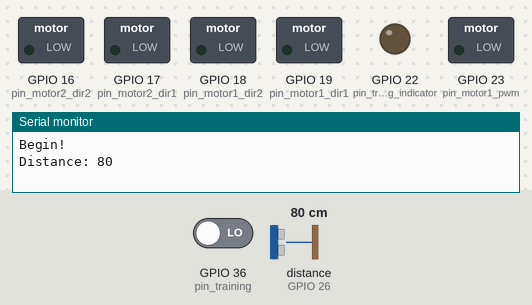
This sketch was run on a simulated ESP32. Shown: switched loads named in the sketch (green lamp = pin HIGH), output pins drawn as LEDs (lit = HIGH), the last lines printed to the serial monitor. Wiring (inferred from the names in the program): ultrasonic range finder: trigger GPIO 25; echo GPIO 26. Dashed ring = blinking. The test bench sets the inputs (shaded band); at power-on: GPIO 36 (pin_training) LOW, distance to the obstacle (sensor on GPIO 26) 80 cm. The echo pulse lasts 58.3 µs per cm; random numbers use the default seed unless the sketch sets one; pins used as bus, display or sensor lines are not drawn.

Above: at 1.2 s.
1.3 s: GPIO 36 (pin_training) driven HIGH
At 1.65 s:
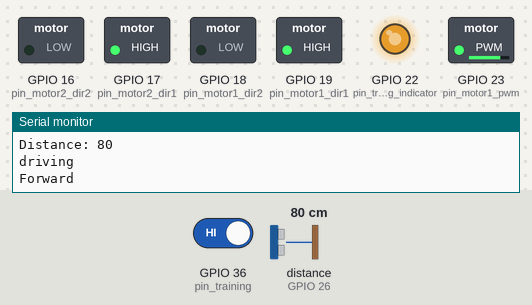
At 3.09 s:
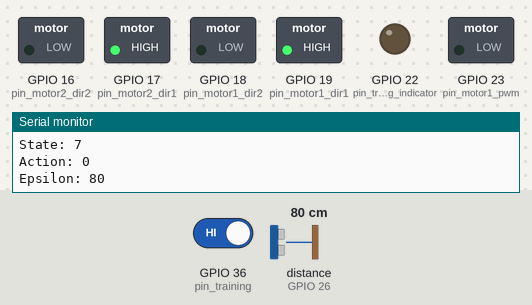
4.3 s: distance to the obstacle (sensor on GPIO 26) set to 22 cm
At 7.03 s:
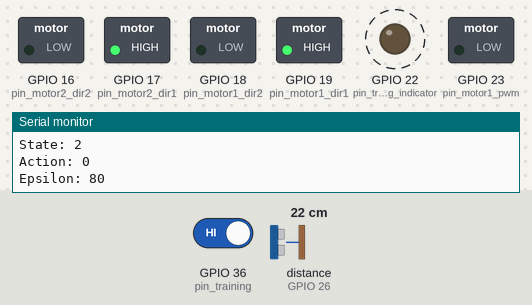
7.3 s: distance to the obstacle (sensor on GPIO 26) set to 18 cm
8.8 s: distance to the obstacle (sensor on GPIO 26) set to 11 cm
10.3 s: distance to the obstacle (sensor on GPIO 26) set to 8 cm
At 13.16 s:
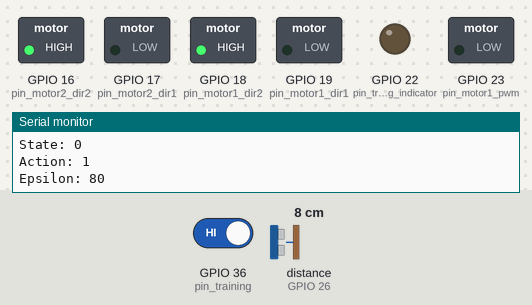
13.3 s: distance to the obstacle (sensor on GPIO 26) set to 35 cm
Timing chart, 0 to 17.3 s (numbered marks = the images above; inputs shaded):
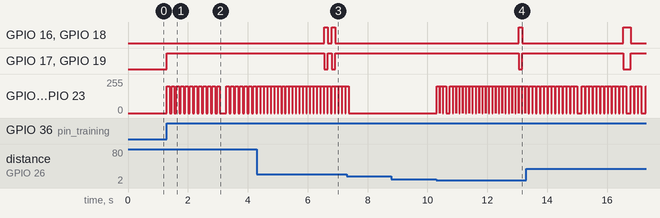

The sketch:

Obstacle-Tracker-Q-Learning.ino
```cpp
#include "q_learning.h"
#include "vars.h"

void setup() {
  Serial.begin(115200);
  initialize();

  /*BEGIN LEDC STUFF--------------------------------------*/
  ledcSetup(led1_channel, freq, resolution);
  ledcAttachPin(pin_motor1_pwm, led1_channel);
  ledcSetup(led2_channel, freq, resolution);
  ledcAttachPin(pin_motor2_pwm, led2_channel);
  /*END LEDC STUFF---------------------------------------*/

  /*BEGIN ULTRASONIC STUFF---------------------------------*/
  attachInterrupt(digitalPinToInterrupt(pin_echo), ISR_ultrasonic, CHANGE);
  /*END ULTRASONIC STUFF-----------------------------------*/

  Serial.println("Begin!");
  state_now = get_state();
}

void loop() {
  /*BEGIN Q LEARNING STUFF------------------------------*/
  counter++;
  int action = 0;
  if(digitalRead(pin_training) == HIGH) {
    //Train
    if(state_now != goal) {
      //Choose
      int random_number = random(0,100);
      if(random_number < agent.epsilon) {
        //Exploitaition
        action = agent.exploit(state_now);
      }
      else {
        //Exploration
        action = agent.explore();
      }

      //Perform
      if(action == 0) {
        drive(drive_speed);
      }
      else if(action == 1) {
        drive(-drive_speed);
      }
      else {
        drive(0);
      }
      delay(100);
      stop_now();

      #ifdef DEBUG
        Serial.print("State: ");
        Serial.println(state_now);
        Serial.print("Action: ");
        Serial.println(action);
        Serial.print("Epsilon: ");
        Serial.println(agent.epsilon);
      #endif

      //Evaluate
      state_next = get_state();
      agent.R[state_next*agent.num_actions + action] = float(-(state_next - state_now))*agent.reward_amplifier;
      agent.update_Q(state_now, action, state_next);
      state_now = state_next;
    }
    else {
      state_now = get_state();
    }
  }
  else {
    //Test
  }
  /*END Q LEARNING STUFF------------------------------*/
}

void initialize() {
  /*BEGIN TRAINING STUFF---------------------------------------*/
  pinMode(pin_training, INPUT_PULLDOWN);
  pinMode(pin_training_indicator, OUTPUT);
  /*END TRAINING STUFF-----------------------------------------*/

  /*BEGIN ULTRASONIC STUFF--------------------------------*/
  pinMode(pin_trigger, OUTPUT);
  pinMode(pin_echo, INPUT);
  /*END ULTRASONIC STUFF----------------------------------*/

  /*BEGIN MOTOR STUFF-------------------------------------*/
  pinMode(pin_motor1_pwm, OUTPUT);
  pinMode(pin_motor2_pwm, OUTPUT);
  pinMode(pin_motor1_dir1, OUTPUT);
  pinMode(pin_motor1_dir2, OUTPUT);
  pinMode(pin_motor2_dir1, OUTPUT);
  pinMode(pin_motor2_dir2, OUTPUT);
  /*END MOTOR STUFF-------------------------------------*/

  /*BEGIN Q LEARNING STUFF------------------------------*/
  int dims[2] = {num_states, num_actions};
  agent.num_states = num_states;
  agent.num_actions = num_actions;
  agent.Q = agent.allocate(agent.Q, 2, dims);
  agent.R = agent.allocate(agent.R, 2, dims);

  for(int i=0; i<dims[0]; i++) {
    for(int j=0; j<dims[1]; j++) {
      agent.Q[i*dims[1] + j] = Q[i][j];
      agent.R[i*dims[1] + j] = R[i][j];
    }
  }
  agent.min_epsilon = min_epsilon;
  agent.max_epsilon = max_epsilon;
  agent.epsilon = max_epsilon;
  agent.learning_rate = learning_rate;
  agent.discount_rate = discount_rate;
  agent.decay_rate = decay_rate;
  agent.reward_amplifier = reward_amplifier;
  /*END Q LEARNING STUFF------------------------------*/
}

/*BEGIN ULTRASONIC STUFF--------------------------------*/
int get_distance() {
  int duration, cm = 0;
  int num_samples = 10;
  for(int i=0; i<num_samples; i++) {
    digitalWrite(pin_trigger, LOW);
    delayMicroseconds(2);
    digitalWrite(pin_trigger, HIGH);
    delayMicroseconds(10);
    digitalWrite(pin_trigger, LOW);
    delayMicroseconds(2);
    duration = pulseIn(pin_echo, HIGH);
    cm += (duration/29)/2;
  }
  cm = cm/num_samples;
  return cm;
}

void pulse_ultrasonic() {
  digitalWrite(pin_trigger, LOW);
  delayMicroseconds(2);
  digitalWrite(pin_trigger, HIGH);
  delayMicroseconds(10);
  digitalWrite(pin_trigger, LOW);
  delayMicroseconds(2);
}

void ISR_ultrasonic() {
  if(digitalRead(pin_echo) == LOW) {
    portENTER_CRITICAL(&mux);
      duration_isr = micros() - start_time;
    portEXIT_CRITICAL(&mux);
  }
  else {
    start_time = micros();
  }
}

int get_state() {
//  pulse_ultrasonic();
//  static int dist_prev;
//  int dist = duration_isr/29/2;
//  if(dist > 500) {
//    dist = dist_prev;
//  }
//  dist_prev = dist;

  int dist = get_distance();

  #ifdef DEBUG
    Serial.print("Distance: ");
    Serial.println(dist);
  #endif

  int state = dist/10;
  if(state < 8) {
    return state;
  }
  else {
    return 7;
  }
}
/*END ULTRASONIC STUFF----------------------------------*/

/*BEGIN MOTOR STUFF-------------------------------------*/
void drive(int velocity) {
  Serial.println("driving");
  if (velocity > drive_thresh_forward) {
    Serial.println("Forward");
    //go forward
    motor1_pwm = abs(velocity);
    motor2_pwm = abs(velocity);

    digitalWrite(pin_motor1_dir1, fw_dir1);
    digitalWrite(pin_motor1_dir2, fw_dir2);
    ledcWrite(led1_channel, motor1_pwm);

    digitalWrite(pin_motor2_dir1, fw_dir1);
    digitalWrite(pin_motor2_dir2, fw_dir2);
    ledcWrite(led2_channel, motor2_pwm);
  }
  else if (velocity < drive_thresh_backward) {
    Serial.println("Backward");
    //go backward
    motor1_pwm = abs(velocity);
    motor2_pwm = abs(velocity);

    digitalWrite(pin_motor1_dir1, bw_dir1);
    digitalWrite(pin_motor1_dir2, bw_dir2);
    ledcWrite(led1_channel, motor1_pwm);

    digitalWrite(pin_motor2_dir1, bw_dir1);
    digitalWrite(pin_motor2_dir2, bw_dir2);
    ledcWrite(led2_channel, motor2_pwm);
  }
  else {
    Serial.println("Stop");
    //stay right there
    motor1_pwm = 0;
    motor2_pwm = 0;
    ledcWrite(led1_channel, motor1_pwm);
    ledcWrite(led2_channel, motor2_pwm);
  }
}

void stop_now(void) {
  motor1_pwm = 0;
  motor2_pwm = 0;
  ledcWrite(led1_channel, motor1_pwm);
  ledcWrite(led2_channel, motor2_pwm);

  return;
}

void turn_left(int velocity, int pot_turn) {
  if (velocity > drive_thresh_forward) {
    //go forward left
    motor1_pwm = abs(velocity);
    motor2_pwm = is_turn_linear*(abs(velocity)*pot_turn/(3*turn_thresh) + 4*abs(velocity)/3);

    digitalWrite(pin_motor1_dir1, fw_dir1);
    digitalWrite(pin_motor1_dir2, fw_dir2);
    ledcWrite(led1_channel, motor1_pwm);

    digitalWrite(pin_motor2_dir1, fw_dir1);
    digitalWrite(pin_motor2_dir2, fw_dir2);
    ledcWrite(led2_channel, motor2_pwm);
  }
  else if (velocity < drive_thresh_backward) {
    //go backward left
    motor1_pwm = abs(velocity);
    motor2_pwm = is_turn_linear*(abs(velocity)*pot_turn/(3*turn_thresh) + 4*abs(velocity)/3);

    digitalWrite(pin_motor1_dir1, bw_dir1);
    digitalWrite(pin_motor1_dir2, bw_dir2);
    ledcWrite(led1_channel, motor1_pwm);

    digitalWrite(pin_motor2_dir1, bw_dir1);
    digitalWrite(pin_motor2_dir2, bw_dir2);
    ledcWrite(led2_channel, motor2_pwm);
  }
  else {
    //stay right there
    motor1_pwm = 0;
    motor2_pwm = 0;
    ledcWrite(led1_channel, motor1_pwm);
    ledcWrite(led2_channel, motor2_pwm);
  }
}

void turn_right(int velocity, int pot_turn) {
  if (velocity > drive_thresh_forward) {
    //go forward right
    motor1_pwm = is_turn_linear*(-abs(velocity)*pot_turn/(3*turn_thresh) + 4*abs(velocity)/3);
    motor2_pwm = abs(velocity);

    digitalWrite(pin_motor1_dir1, fw_dir1);
    digitalWrite(pin_motor1_dir2, fw_dir2);
    ledcWrite(led1_channel, motor1_pwm);

    digitalWrite(pin_motor2_dir1, fw_dir1);
    digitalWrite(pin_motor2_dir2, fw_dir2);
    ledcWrite(led2_channel, motor2_pwm);
  }
  else if (velocity < drive_thresh_backward) {
    //go backward right
    motor1_pwm = is_turn_linear*(-abs(velocity)*pot_turn/(3*turn_thresh) + 4*abs(velocity)/3);
    motor2_pwm = abs(velocity);

    digitalWrite(pin_motor1_dir1, bw_dir1);
    digitalWrite(pin_motor1_dir2, bw_dir2);
    ledcWrite(led1_channel, motor1_pwm);

    digitalWrite(pin_motor2_dir1, bw_dir1);
    digitalWrite(pin_motor2_dir2, bw_dir2);
    ledcWrite(led2_channel, motor2_pwm);
  }
  else {
    //stay right there
    motor1_pwm = 0;
    motor2_pwm = 0;
    ledcWrite(led1_channel, motor1_pwm);
    ledcWrite(led2_channel, motor2_pwm);
  }
}
/*END MOTOR STUFF---------------------------------------*/

/*PRINT MISCELLANEOUS STUFF--------------------------------*/
void show(float *obj, int nx) {
  int i;
  for(i=0; i<nx; i++) {
    Serial.print(obj[i]);
    Serial.print(" ");
  }
  Serial.println(" ");
  return;
}

void show(float *obj, int nx, int ny) {
  int i, j;
  for(i=0; i<nx; i++) {
    for(j=0; j<ny; j++) {
      Serial.print(obj[i*ny+j]);
      Serial.print(" ");
    }
    Serial.println("");
  }
  return;
}
/*END MISCELLANEOUS STUFF----------------------------------*/
```

q_learning.cpp
```cpp
#include "q_learning.h"

float* QL_MODEL::allocate(float *obj, int num_dims, int dims[]) {
  int total_memory = 0;
  for(int i=0; i<dims[0]; i++) {
    total_memory += dims[1];
  }
  obj = new float [total_memory];
  return obj;
}

int QL_MODEL::explore(void) {
  return (rand()%3);
}

int QL_MODEL::exploit(int state) {
  float max_action = -1000.0;
  int max_index;
  for(int i=0; i<this->num_actions; i++) {
    if(this->Q[state*this->num_actions] > max_action) {
      max_action = Q[state*this->num_actions];
      max_index = i;
    }
  }
  return max_index;
}

void QL_MODEL::update_Q(int state, int action, int state_new) {
  float max_Q = 0.0;
  for(int i=0; i<this->num_actions; i++) {
    if(this->Q[state_new*this->num_actions + i] > max_Q)
      max_Q = this->Q[state_new*this->num_actions + i];
  }
  this->Q[state*this->num_actions + action] = (1.0 - this->learning_rate)*this->Q[state*this->num_actions + action] + \
                                              this->learning_rate*(this->R[state*this->num_actions + action] + \
                                              this->discount_rate*max_Q);
  return;
}

void QL_MODEL::free_model() {
  delete this->Q;
  delete this->R;
  return;
}
```

q_learning.h
```cpp
#include <math.h>
#include <stdlib.h>
#include <stdio.h>

class QL_MODEL {
  public:
    int num_states;
    int num_actions;
    float *Q = NULL;
    float *R = NULL;
    int epsilon;
    int max_epsilon;
    int min_epsilon;
    float learning_rate;
    float discount_rate;
    float decay_rate;
    float reward_amplifier;

    float* allocate(float *obj, int num_dims, int dims[]);
    int exploit(int state);
    int explore(void);
    void update_Q(int state, int action, int state_new);
    void free_model(void);
};
```

vars.h
```cpp
/*BEGIN CONTROLS---------------------------------------------*/
#define LED_BUILTIN 2
#define DEBUG 1
/*END CONTROLS-----------------------------------------------*/

/*BEGIN TRAINING STUFF---------------------------------------*/
const int pin_training = 36;
const int pin_training_indicator = 22;
/*END TRAINING STUFF-----------------------------------------*/

/*BEGIN ULTRASONIC STUFF--------------------------------*/
const int pin_trigger = 25;
const int pin_echo = 26;
volatile long duration_isr = 0;
volatile long start_time = micros();
portMUX_TYPE mux = portMUX_INITIALIZER_UNLOCKED;
long int interruptCounter = 0;
/*END ULTRASONIC STUFF----------------------------------*/

/*BEGIN MOTOR STUFF-------------------------------------*/
//define motor variables
int motor1_pwm = 0;
int motor2_pwm = 0;
int motor1_dir1 = 0;
int motor1_dir2 = 0;
int motor2_dir1 = 0;
int motor2_dir2 = 0;

const int pin_motor1_pwm = 23;
const int pin_motor2_pwm = 22;
const int pin_motor1_dir1 = 19;
const int pin_motor1_dir2 = 18;
const int pin_motor2_dir1 = 17;
const int pin_motor2_dir2 = 16;

//constant speed for stage 1
const int drive_speed = 200;

//define thresholds to remove noise from pot readings
const int drive_thresh = 50;
const int drive_thresh_forward = drive_thresh;
const int drive_thresh_backward = -drive_thresh;
const int turn_thresh = 25;
const int dir_thresh_right = turn_thresh;
const int dir_thresh_left = -turn_thresh;

//direction pins values, caster wheel on left, motor 2 nearer to you, forward is anti-clockwise rotation, backward is clockwise rotation
const byte bw_dir1 = LOW;
const byte bw_dir2 = HIGH;
const byte fw_dir1 = HIGH;
const byte fw_dir2 = LOW;
const int is_turn_linear = 1;
/*END MOTOR STUFF---------------------------------------*/

/*BEGIN LEDC STUFF----------------------------------------*/
const int freq = 1200;
const int led1_channel = 0;
const int led2_channel = 1;
const int resolution = 8;
/*END LEDC STUFF-------------------------------------------*/

/*BEGIN Q LEARNING STUFF------------------------------*/
QL_MODEL agent;
const int num_states = 9;
const int num_actions = 3;
int goal = 1;
int max_epsilon = 80;
int min_epsilon = 1;
float decay_rate = 0.0001f;
float learning_rate = 0.1;
float discount_rate = 0.9;
float reward_amplifier = 1.0;
float Q[num_states][num_actions] = {{0,0,0}, {0,0,0}, {0,0,0}, {0,0,0}, {0,0,0}, {0,0,0}, {0,0,0}, {0,0,0}, {0,0,0}};
float R[num_states][num_actions] = {{-1,1,0}, {-1, -1, 100}, {0, 0, 0}, {0, 0, 0}, {0, 0, 0}, {0, 0, 0}, {0, 0, 0}, {0, 0, 0}, {0, -1, 0}} ;

int state_now, state_prev, state_next;
long int counter = 0;
/*END Q LEARNING STUFF--------------------------------*/
```

Measured:
- the behaviour switches between 10 and 9 cm on distance to the obstacle (sensor on GPIO 26) (found by bisection; images 3 and 4)
- after the input at 1.3 s, GPIO 17 (pin_motor2_dir1), GPIO 19 (pin_motor1_dir1): LOW → HIGH at once; GPIO 22 (pin_training_indicator), GPIO 23 (pin_motor1_pwm): goes 11 × (199/255 0.10 s, 0/255 0.05 s), 199/255 0.10 s, 0/255 0.20 s, 6 × (199/255 0.10 s, 0/255 0.05 s), 199/255 0.10 s, then 0/255, starting at once
- after the input at 10.3 s, GPIO 16 (pin_motor2_dir2), GPIO 18 (pin_motor1_dir2): LOW → HIGH after 2.8 s, → LOW 0.11 s later; GPIO 17 (pin_motor2_dir1), GPIO 19 (pin_motor1_dir1): HIGH → LOW after 2.8 s, → HIGH 0.11 s later
